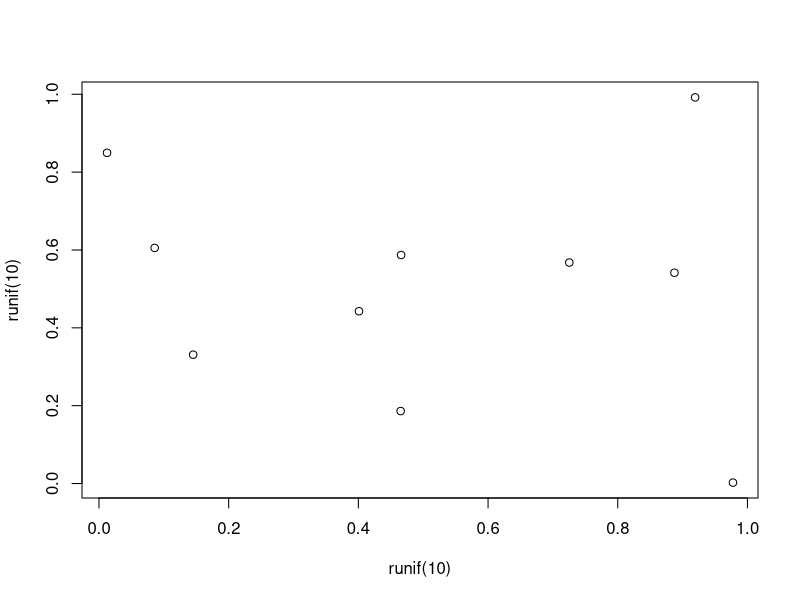

This figure's R source:
## ---- chunk 1
knitr::opts_chunk$set(echo = FALSE)
## ---- chunk 2
cat("5")
## ---- chunk 3
plot(runif(10), runif(10))
